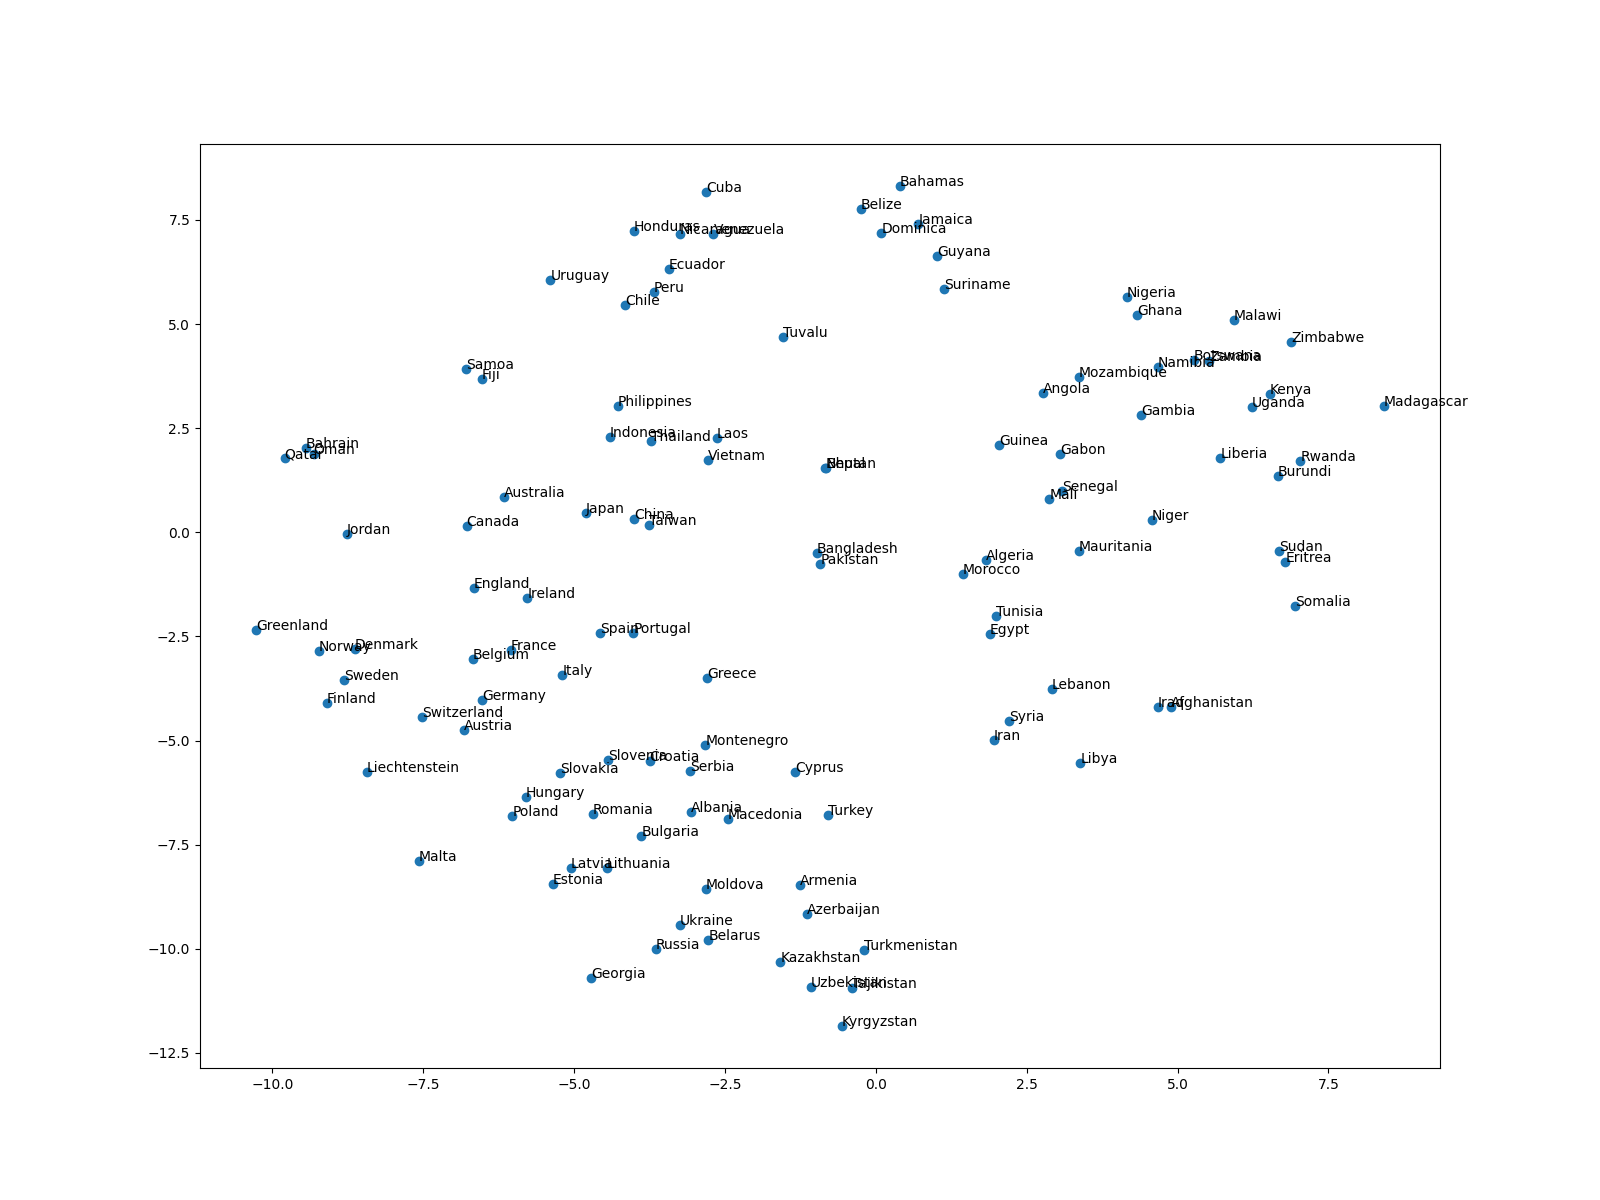

Write Python code to recreate this figure.
import gensim
import pickle
import re
from sklearn.cluster import KMeans
import matplotlib.pyplot as plt
from sklearn.manifold import TSNE

model = pickle.load(open("kv.pkl","rb"))

def make_countries_list(filename):
    with open(filename) as f:
        questions = f.readlines()

    countries = set()
    for line in questions:
        #: capital-common-countriesと: capital-worldに記載されている国名をリストとする
        #: currency以降は除外。
        if re.match(': ',line):
            if re.match(': currency',line):break
            continue

        data_list=line.split()
        countries.add(data_list[1])
    countries = list(countries)

    return countries

countries = make_countries_list('questions-words.txt')
#print(countries)

countries_vec_list = model[countries]
#print(countries_vec_list)

tsne_model = TSNE(n_components=2)
vec_embedded = tsne_model.fit_transform(countries_vec_list)
vec_embedded_t = list(zip(*vec_embedded)) # 転置
fig, ax = plt.subplots(figsize=(16, 12))
plt.scatter(*vec_embedded_t)
for i, c in enumerate(countries):
    ax.annotate(c, (vec_embedded[i][0],vec_embedded[i][1]))

fig.savefig("69.png")
plt.show()

